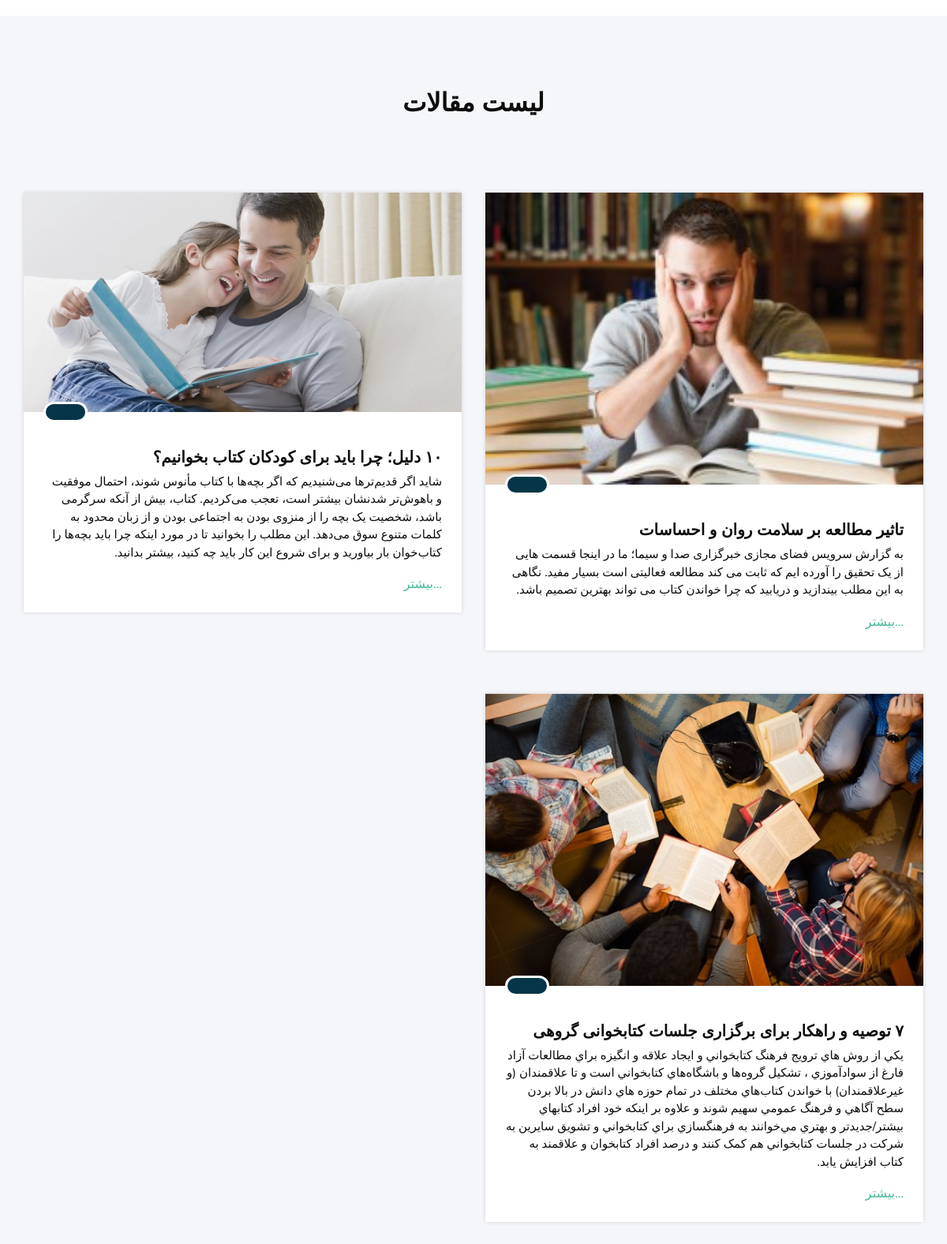
Screenshot of /blog/ with the database file from the repository.
### blog_module/models.py (models this page shows, shortened)
class BlogList(models.Model):
    title = models.CharField(max_length=250, verbose_name='عنوان مقاله')
    url_title = models.CharField(max_length=300, verbose_name='عنوان در url')
    short_description = models.TextField(verbose_name='توضیحات کوتاه مقاله')
    main_text = models.TextField(verbose_name='متن مقاله')
    image = models.ImageField(upload_to='images/blog', verbose_name='تصویر مقاله')
    date = models.DateField(auto_now_add=True, verbose_name='تاریخ انتشار')
    is_active = models.BooleanField(default=False, verbose_name='فعال / غیر فعال')
    class Meta:
        verbose_name = 'لیست مقالات'
        verbose_name_plural = 'لیست مقالات'

### blog_module/views.py (the view)
# urls.py: path('', views.BlogListView.as_view(), name='blog_list_page'),
class BlogListView(ListView):
    model = BlogList
    template_name = 'blog_module/blog_list_page.html'
    context_object_name = 'blog_list'
    paginate_by = 4
    def get_queryset(self):
        query = super(BlogListView, self).get_queryset()
        query = query.filter(is_active=True).order_by('-date')
        return query

### polls/templatetags/poll_extras.py (called while the page is built)
@register.filter(name='change_date_to_shamsi')
def change_date_to_shamsi(value):
    return date2jalali(value)

### blog_module/templates/blog_module/blog_list_page.html (shortened to what this page needs)
{% extends 'shared/layout.html' %}
{% load poll_extras %}
{% block content %}
<section class="blog_section layout_padding" style="text-align: right">
    <div class="container">
      <div class="heading_container heading_center">
        <h2>
          لیست مقالات
        </h2>
      </div>
    {% if blog_list %}
        <div class="row">
          {% for blog in blog_list %}
                    <div class="col-md-6">
                        <div class="box">
            <div class="img-box">
              <img src="{{ blog.image.url }}" alt="">
              <h4 class="blog_date">
              </h4>
            </div>
            <div class="detail-box">
              <h5>
                {{ blog.title }}
              </h5>
              <p>
                {{ blog.short_description }}
              </p>
              <a href="{% url 'blog_detail_page' pk=blog.id str=blog.url_title %}">
                ...بیشتر
              </a>
            </div>
          </div>
                    </div>
          {% endfor %}
      </div>
        {% else %}
        <div class="col-md-12" style="text-align: right; font-weight: bold">
            <p class="alert alert-warning">مقاله ای هنوز وجود ندارد...</p>
        </div>
    {% endif %}
    <div class="btn-block" style="padding: 5px">
        </div>
    </div>
  </section>
{% endblock %}

### static/css/style.css (style rules this page uses)
body { font-family: 'Mulish', sans-serif; color: #0c0c0c; background-color: #ffffff; overflow-x: hidden; }
.layout_padding { padding: 90px 0; }
.heading_container { display: -webkit-box; display: -ms-flexbox; display: flex; -webkit-box-orient: vertical; -webkit-box-direction: normal; -ms-flex-direction: column; flex-direction: column; -webkit-box-align: start; -ms-flex-align: start; align-items: flex-start; }
.heading_container h2 { position: relative; font-weight: bold; }
.heading_container.heading_center { -webkit-box-align: center; -ms-flex-align: center; align-items: center; text-align: center; }
a, a:hover, a:focus { text-decoration: none; }
.blog_section { background-color: #f5f6f9; }
.blog_section .box { margin-top: 55px; -webkit-box-shadow: 0 0 5px 0 rgba(0, 0, 0, 0.15); box-shadow: 0 0 5px 0 rgba(0, 0, 0, 0.15); }
.blog_section .box .img-box { position: relative; }
.blog_section .box .img-box .blog_date { position: absolute; left: 25px; bottom: 0; padding: 10px 25px; font-size: 18px; background-color: #063547; margin: 0; display: -webkit-box; display: -ms-flexbox; display: flex; -webkit-box-pack: center; -ms-flex-pack: center; justify-content: center; -webkit-box-align: center; -ms-flex-align: center; align-items: center; text-align: center; border: 3px solid #ffffff; color: #ffffff; border-radius: 45px; -webkit-transform: translateY(50%); transform: translateY(50%); }
.blog_section .box .img-box img { width: 100%; }
.blog_section .box .detail-box { padding: 45px 25px 25px 25px; background: #ffffff; }
.blog_section .box .detail-box h5 { font-weight: bold; }
.blog_section .box .detail-box p { font-size: 15px; }
.blog_section .box .detail-box a { color: #44b89d; }

### static/css/responsive.css (style rules this page uses)
@media (min-width: 1200px) { .container { max-width: 1170px; } }

### static/css/bookComments.css (style rules this page uses)
body { margin-top:20px; }

### rows the page displays
BlogList: image (picture), title "تاثیر مطالعه بر سلامت روان و احساسات", short_description "به گزارش سرویس فضای مجازی خبرگزاری صدا و سیما؛ ما در اینجا قسمت هایی از یک تحقیق را آورده ایم که ثابت می کند مطالعه فعالیتی است بسیار مفید. نگاهی به این مطلب بیندازید و دریابید که چرا خواندن کتاب می تواند بهترین تصمیم باشد."
BlogList: image (picture), title "۱۰ دلیل؛ چرا باید برای کودکان کتاب بخوانیم؟", short_description "شاید اگر قدیم‌ترها می‌شنیدیم که اگر بچه‌ها با کتاب مأنوس شوند، احتمال موفقیت و باهوش‌تر شدنشان بیشتر است، تعجب می‌کردیم. کتاب، بیش از آنکه سرگرمی باشد، شخصیت یک بچه را از منزوی بودن به اجتماعی بودن و از زبان محدود به کلمات متنوع سوق می‌دهد. این مطلب را بخوانید تا در مورد اینکه چرا باید بچه‌ها را کتاب‌خوان بار بیاورید و برای شروع این کار باید چه کنید، بیشتر بدانید."
BlogList: image (picture), title "۷ توصیه و راهکار برای برگزاری جلسات کتابخوانی گروهی", short_description "يکي از روش هاي ترويج فرهنگ کتابخواني و ايجاد علاقه و انگيزه براي مطالعات آزاد فارغ از سوادآموزي ، تشکيل گروه‌ها و باشگاه‌هاي کتابخواني است و تا علاقمندان (و غيرعلاقمندان) با خواندن کتاب‌هاي مختلف در تمام حوزه هاي دانش در بالا بردن سطح آگاهي و فرهنگ عمومي سهيم شوند و علاوه بر اينکه خود افراد کتابهاي بيشتر/جديدتر و بهتري مي‌خوانند به فرهنگسازي براي کتابخواني و تشويق سايرين به شرکت در جلسات کتابخواني هم کمک کنند و درصد افراد کتابخوان و علاقمند به کتاب افزايش يابد."
